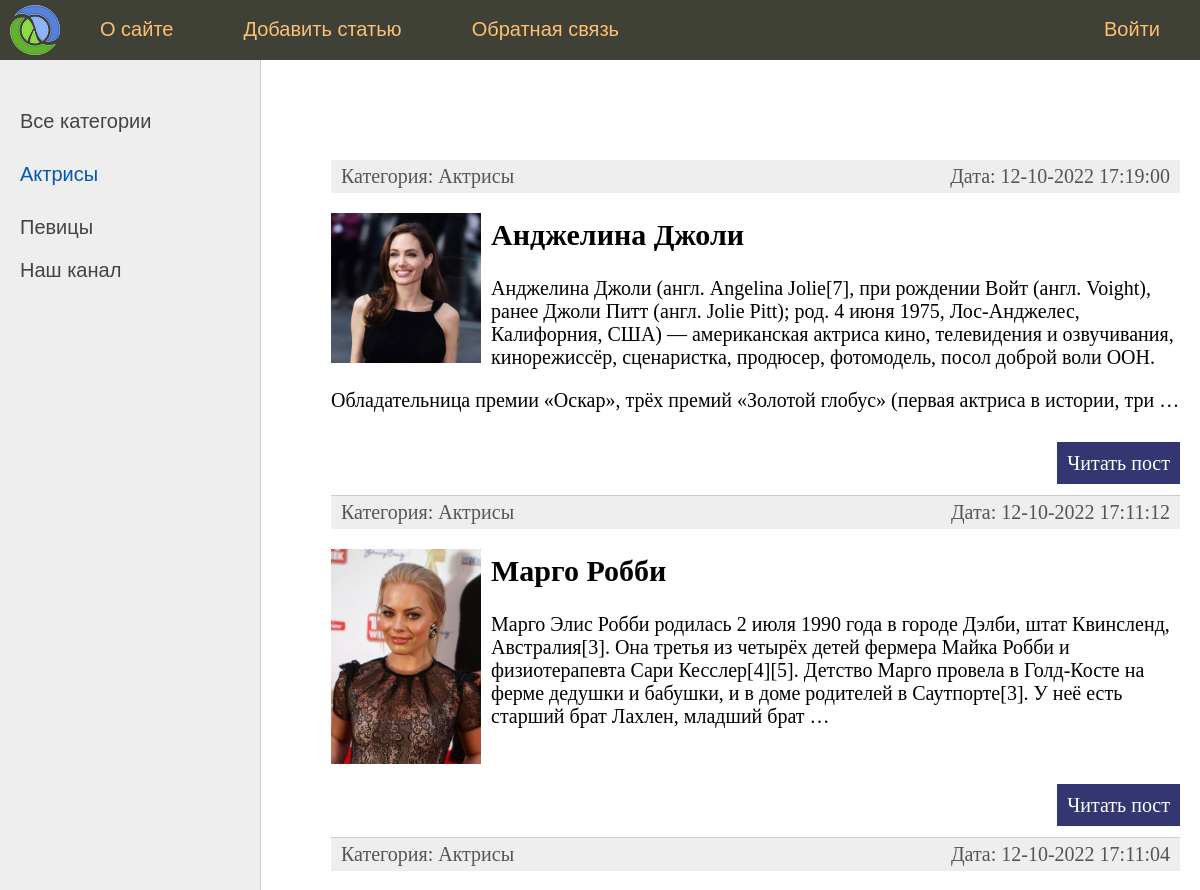
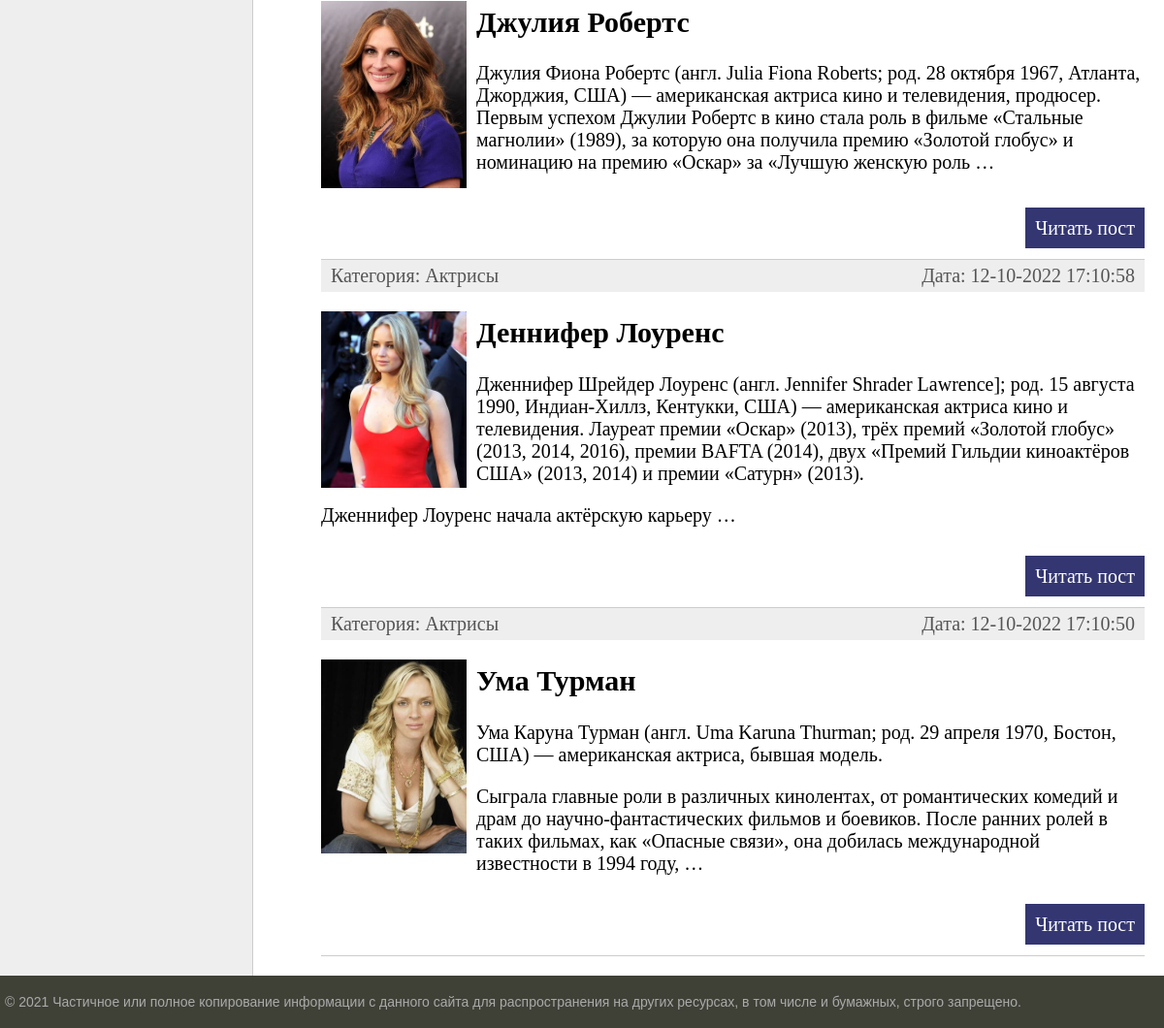
Page /category/1/ on the committed database (2 pictures, top to bottom).
### women/models.py (models this page shows, shortened)
class Category(models.Model):
    name = models.CharField(max_length=100, db_index=True, verbose_name='Категория')
    def get_absolute_url(self):
        return reverse('category', kwargs={'cat_id': self.pk})
    def __str__(self):
        return self.name
    class Meta:
        verbose_name = 'Категория'
        verbose_name_plural = 'Категории'
        ordering = ['id']

class Women(models.Model):
    title = models.CharField(max_length=255, verbose_name='Заголовок')
    content = models.TextField(blank=True, verbose_name='Текст статьи')
    photo = models.ImageField(upload_to="photos/%Y/%m/%d/", verbose_name='Фото')
    time_create = models.DateTimeField(auto_now_add=True, verbose_name='Время создания')
    time_update = models.DateTimeField(auto_now=True, verbose_name='Время изменения')
    is_published = models.BooleanField(default=True, verbose_name='Публикация')
    cat = models.ForeignKey('Category', on_delete=models.PROTECT, null=True, verbose_name='Категория')
    def get_absolute_url(self):
        return reverse('post', kwargs={'post_id': self.pk})
    class Meta:
        verbose_name = 'Известные женщины'
        verbose_name_plural = 'Известные женщины'
        ordering = ['time_create', 'title']

### women/views.py (the view)
# urls.py: path('category/<int:cat_id>/', show_category, name='category')
def show_category(request, cat_id):
    posts = Women.objects.filter(cat_id=cat_id)
    cats = Category.objects.all()
    if len(posts) == 0:
        raise Http404
    context = {
        'posts': posts,
        'cats': cats,
        'menu': menu,
        'title': 'Отображение по рубрикам',
        'cat_selected': cat_id,
    }
    return render(request, 'women/index.html', context=context)

### women/templates/women/index.html (shortened to what this page needs)
{% extends 'women/base.html' %}
{% block content %}
<ul class="list-articles">
	{% for p in posts %}
			<li>
				<div class="article-panel">
					<p class="first">Категория: {{p.cat}}</p>
					<p class="last">Дата: {{p.time_update|date:"d-m-Y H:i:s"}}</p>
				</div>
				{% if p.photo %}
					<p><img src="{{p.photo.url}}" class="img-article-left thumb"></p>
				{% endif %}
				<h2>{{p.title}}</h2>
				{% autoescape on %}
				{{p.content|linebreaks|truncatewords:50}}
				{% endautoescape %}
				<p class="link-read-post"><a href="{{p.get_absolute_url}}">Читать пост</a></p>
			</li>
	{% endfor %}
</ul>
{% endblock %}

### women/templates/women/base.html (shortened to what this page needs)
{% load static %}
<!DOCTYPE html>
<html>
<head>
	<link type="text/css" href="{% static 'women/css/styles.css' %}" rel="stylesheet" />
</head>
<body>
<table class="table-page" border=0 cellpadding="0" cellspacing="0">
<tr><td valign=top>
{% block mainmenu %}
		<div class="header">
			<ul id="mainmenu" class="mainmenu">
			<li class="logo"><a href="{%url 'home' %}"><div class="logo"></div></a></li>
			{% for m in menu %}
				{% if not forloop.last %}
						<li><a href="{% url m.url_name %}">{{m.title}}</a></li>
				{% else %}
						<li class="last"><a href="{% url m.url_name %}">{{m.title}}</a></li>
				{% endif %}
			{% endfor %}
			</ul>
		</div>
{% endblock mainmenu %}
<table class="table-content" border=0 cellpadding="0" cellspacing="0">
<tr>
	<td valign="top" class="left-chapters">
	<ul id="leftchapters">
		{% if cat_selected == 0 %}
			<li>Все категории</li>
		{% else %}
			<li><a href="{% url 'home' %}">Все категории</a></li>
		{% endif%}
		{% for c in cats %}
			{% if c.pk == cat_selected %}
				<li class="selected">{{c.name}}</li>
			{% else %}
				<li><a href="{{ c.get_absolute_url }}">{{c.name}}</a></li>
			{% endif %}
		{% endfor %}
		<p>Наш канал</p>
	</ul>
</td>
<td valign="top" class="content">
	<div class="content-text">
{% block content %}
{% endblock %}
	</div>
</td></tr></table>
</td></tr>
<tr><td valign=top>
	<div id="footer">
		<p>&copy; 2021 Частичное или полное копирование информации с данного сайта для распространения на других ресурсах, в том числе и бумажных, строго запрещено.</p>
	</div>
</td></tr></table>
</body>
</html>

### women/static/women/css/styles.css (style rules this page uses)
html, body { font-family: 'Arial'; margin: 0; padding: 0; height: 100%; width: 100%; color: #444; }
a { color: #0059b2; text-decoration: none; }
img { max-width: 600px; height: auto; }
img.img-article-left { max-width: 300px; height: auto; float: left; padding: 0 10px 10px 0; }
img.img-article-left.thumb { max-width: 150px; height: auto; }
p.link-read-post { text-align: right; }
p.link-read-post a { padding: 10px; min-width: 100px; background: #333671; color: #fff; text-decoration: none; }
div.article-panel { background: #eee; padding: 5px 10px 5px 10px; box-sizing: border-box; overflow: hidden; color: #555; }
div.article-panel p.first { margin: 0; float: left; }
div.article-panel p.last { margin: 0; float: right; }
ul.list-articles { list-style: none; margin: 0; padding: 0; }
ul.list-articles li { border-bottom: 1px solid #ccc; }
.table-page { width: 100%; height: 100%; vertical-align: top; }
.table-page tr { height: 100%; }
.header { background: #3F4137; height: 60px; }
.logo { background: url('../images/logo.png') no-repeat 10px 5px; width: 70px; height: 60px; }
ul.mainmenu { list-style: none; margin: 0; padding: 0; height: 60px; color: #fdc073; font-size: 20px; overflow: hidden; }
ul.mainmenu li { float: left; margin: 18px 40px 0 30px; }
ul.mainmenu li.logo { margin: 0; }
ul.mainmenu li.last { float: right; }
ul.mainmenu li a { color: #fdc073; text-decoration: none; }
.table-content { width: 100%; min-height: 100%; height: 100%; }
.left-chapters { margin: 0; background: #eee; border-right: 1px solid #ccc; min-height: 100%; }
.left-chapters ul { width: 230px; min-height: 100%; margin: 0; padding: 20px 10px 10px 20px; list-style: none; font-size: 20px; }
.left-chapters ul li { margin: 30px 0 0 0; color: #999; }
.left-chapters ul li.selected { color: #0059b2; }
.left-chapters ul li a { color: #444; text-decoration: none; }
.content { padding: 40px 20px 20px 40px; width: 100%; box-sizing: border-box; }
.content-text { margin: 60px 0 0 30px; color: #000; font-size: 20px; font-family: Yandex Sans Display Light; }
#footer { box-sizing: border-box; background: #3F4137; padding: 5px; color: #aaa; font-size: 14px; font-family: Verdana, Geneva, Arial, Helvetica; text-align: left; overflow: hidden; }

### rows in the picture
Category: name "Актрисы"
Category: name "Певицы"
Women: cat "Актрисы", time_update "12-10-2022 17:19:00", photo (picture), title "Анджелина Джоли", content "Анджелина Джоли (англ. Angelina Jolie[7], при рождении Войт (англ. Voight), ранее Джоли Питт (англ. Jolie Pitt); род. 4 июня 1975, Лос-Анджелес, Калифорния, США) — американская актриса кино, телевидения и озвучивания, кинорежиссёр, сценаристка, продюсер, фотомодель, посол доброй воли ООН. Обладательница премии «Оскар», трёх премий «Золотой глобус» (первая актриса в истории, три …"
Women: cat "Актрисы", time_update "12-10-2022 17:11:12", photo (picture), title "Марго Робби", content "Марго Элис Робби родилась 2 июля 1990 года в городе Дэлби, штат Квинсленд, Австралия[3]. Она третья из четырёх детей фермера Майка Робби и физиотерапевта Сари Кесслер[4][5]. Детство Марго провела в Голд-Косте на ферме дедушки и бабушки, и в доме родителей в Саутпорте[3]. У неё есть старший брат Лахлен, младший брат …"
Women: cat "Актрисы", time_update "12-10-2022 17:11:04", photo (picture), title "Джулия Робертс", content "Джулия Фиона Робертс (англ. Julia Fiona Roberts; род. 28 октября 1967, Атланта, Джорджия, США) — американская актриса кино и телевидения, продюсер. Первым успехом Джулии Робертс в кино стала роль в фильме «Стальные магнолии» (1989), за которую она получила премию «Золотой глобус» и номинацию на премию «Оскар» за «Лучшую женскую роль …"
Women: cat "Актрисы", time_update "12-10-2022 17:10:58", photo (picture), title "Деннифер Лоуренс", content "Дженнифер Шрейдер Лоуренс (англ. Jennifer Shrader Lawrence]; род. 15 августа 1990, Индиан-Хиллз, Кентукки, США) — американская актриса кино и телевидения. Лауреат премии «Оскар» (2013), трёх премий «Золотой глобус» (2013, 2014, 2016), премии BAFTA (2014), двух «Премий Гильдии киноактёров США» (2013, 2014) и премии «Сатурн» (2013). Дженнифер Лоуренс начала актёрскую карьеру …"
Women: cat "Актрисы", time_update "12-10-2022 17:10:50", photo (picture), title "Ума Турман", content "Ума Каруна Турман (англ. Uma Karuna Thurman; род. 29 апреля 1970, Бостон, США) — американская актриса, бывшая модель. Сыграла главные роли в различных кинолентах, от романтических комедий и драм до научно-фантастических фильмов и боевиков. После ранних ролей в таких фильмах, как «Опасные связи», она добилась международной известности в 1994 году, …"

### other values in the picture
{{ m.title }} "О сайте" "Добавить статью" "Обратная связь"
{{ m.title }} "Войти"
